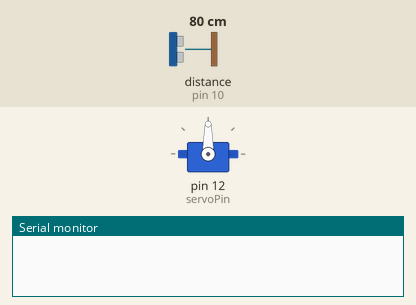
The sketch below on a simulated Arduino Uno, built with avr-gcc and run on an emulated ATmega328P. Parts: servo, the last lines printed to the serial monitor. Wiring (inferred from the names in the program): ultrasonic range finder: trigger pin 9; echo pin 10. Inputs (shaded band) come from the test bench; at power-on: distance to the obstacle (sensor on pin 10) 80 cm. The echo pulse lasts 58.3 µs per cm.

Above: at 1.3 s.
1.4 s: distance to the obstacle (sensor on pin 10) set to 34 cm
2.9 s: distance to the obstacle (sensor on pin 10) set to 28 cm
At 4.6 s:
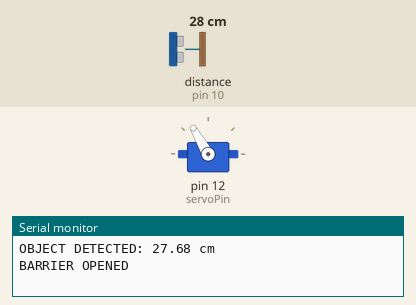
5.9 s: distance to the obstacle (sensor on pin 10) set to 35 cm
At 6.6 s:
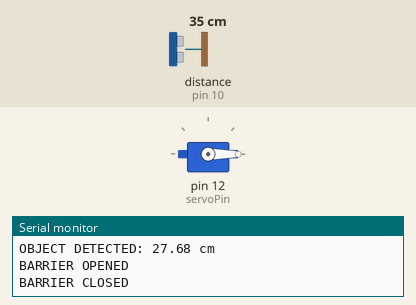
Timing chart, 0 to 8.9 s (numbered marks = the images above; inputs shaded):
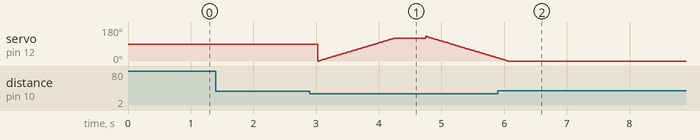

The sketch:

AUTOMATIC_BARRIER_GATE_SYSTEM.ino
```cpp
#include <Servo.h>

Servo myservo;
int servoPin = 12; // GPIO 12 on Arduino Uno
int pos = 0;
const int trigPin = 9;
const int echoPin = 10;

void setup() {
  Serial.begin(9600);
  pinMode(trigPin, OUTPUT);
  pinMode(echoPin, INPUT);
  myservo.attach(servoPin); // Attach the servo to pin 12
}

void loop() {
  // Send trigger pulse
  digitalWrite(trigPin, LOW);
  delayMicroseconds(2);
  digitalWrite(trigPin, HIGH);
  delayMicroseconds(10);
  digitalWrite(trigPin, LOW);

  // Read echo pulse duration
  long duration = pulseIn(echoPin, HIGH);

  // Calculate distance
  float distance = (duration / 2.0) * 0.0343;

  if (distance > 0 && distance < 30) {
    Serial.print("OBJECT DETECTED: ");
    Serial.print(distance);
    Serial.println(" cm");

    // Open barrier
    for (pos = 0; pos <= 120; pos += 1) {
      myservo.write(pos);
      delay(10);
    }
    Serial.println("BARRIER OPENED");
    delay(500);//pause at 180

    // Close barrier
    for (pos = 130; pos >= 0; pos -= 1) {
      myservo.write(pos);
      delay(10);
    }
    Serial.println("BARRIER CLOSED");
    delay(500); // pause at 0
  }

  delay(500);
}
```

Measured:
- the behaviour switches between 31 and 30 cm on distance to the obstacle (sensor on pin 10) (found by bisection; images 0 and 1)
- after the input at 1.4 s, every drawn part: stays the same
- after the input at 5.9 s, servo on pin 12 (servoPin): goes on until 6.1 s, then stays 0°
